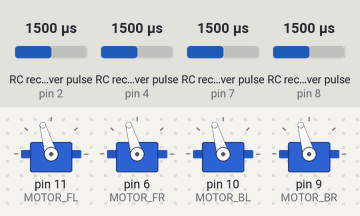
This sketch was run on a simulated Arduino Uno, built with avr-gcc and run on an emulated ATmega328P. Shown: 4 × servo. Wiring (inferred from the names in the program): 4 × RC receiver channel: data pin 2 / data pin 4 / data pin 7 / data pin 8. The test bench sets the inputs (shaded band); at power-on: RC receiver pulse (sensors on pin 2, pin 4, pin 8, pin 7) 1500 µs. What the sketch prints to the serial monitor is not drawn.

Above: at 1.27 s.
1.3 s: RC receiver pulse (sensor on pin 2) set to 1980 µs
At 2.5 s:
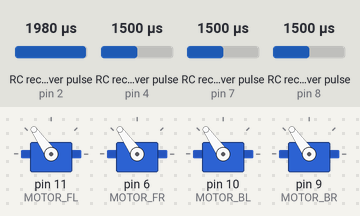
2.8 s: RC receiver pulse (sensor on pin 4) set to 1020 µs
5.8 s: RC receiver pulse (sensor on pin 8) set to 1020 µs
At 6.47 s:
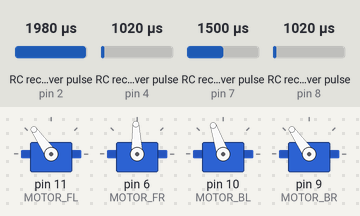
8.8 s: RC receiver pulse (sensor on pin 7) set to 1020 µs
11.8 s: RC receiver pulse (sensor on pin 2) set to 1020 µs
At 12.07 s:
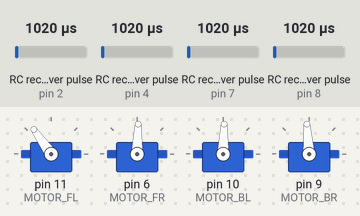
Timing chart, 0 to 15.8 s (numbered marks = the images above; inputs shaded):
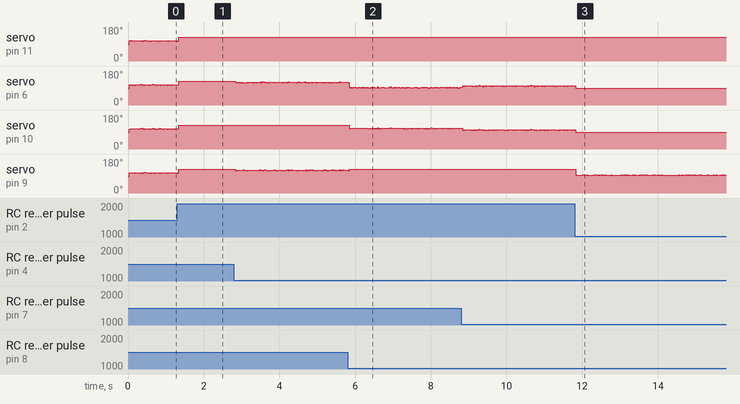

The sketch:

esc_calib.ino
```cpp
#include <PinChangeInt.h>

#include <Servo.h>

// Define RC channels pin numbers
#define RC_THROTTLE      2
#define RC_ROLL          4
#define RC_PITCH         7
#define RC_YAW           8
#define RC_IN_PIN_5     12
#define RC_IN_PIN_6     13

// These bit flags are set in bUpdateFlagsShared to indicate which
// channels have new signals
#define THROTTLE_FLAG   1
#define ROLL_FLAG       2
#define PITCH_FLAG      4
#define YAW_FLAG        8

// Define ESC servo objects
Servo ESC1;
Servo ESC2;
Servo ESC3;
Servo ESC4;

// Define drone motor pin numbers
#define MOTOR_FL        11
#define MOTOR_FR         6
#define MOTOR_BL        10
#define MOTOR_BR         9


// RC Radio min/max for each stick
#define RC_MIN       1100
#define RC_MID       1500
#define RC_MAX       1900
#define ESC_MIN      1450
#define ESC_MAX      1830

// Various global variables
int channels[4];
volatile uint8_t bUpdateFlagsShared;
volatile uint16_t unThrottleInShared, unYawInShared, unPitchInShared, unRollInShared;
uint32_t ulThrottleStart, ulYawStart, ulPitchStart, ulRollStart;
long rcthr, rcyaw, rcpit, rcroll, pwm1, pwm2, pwm3, pwm4;

// simple interrupt service routine
void calcThrottle()
{
  if(digitalRead(RC_THROTTLE) == HIGH)
  {
    ulThrottleStart = micros();
  }
  else
  {
    unThrottleInShared = (uint16_t)(micros() - ulThrottleStart);
    bUpdateFlagsShared |= THROTTLE_FLAG;
  }
}


void calcYaw()
{
  if(digitalRead(RC_YAW) == HIGH)
  {
    ulYawStart = micros();
  }
  else
  {
    unYawInShared = (uint16_t)(micros() - ulYawStart);
    bUpdateFlagsShared |= YAW_FLAG;
  }
}

void calcPitch()
{
  if(digitalRead(RC_PITCH) == HIGH)
  {
    ulPitchStart = micros();
  }
  else
  {
    unPitchInShared = (uint16_t)(micros() - ulPitchStart);
    bUpdateFlagsShared |= PITCH_FLAG;
  }
}


void calcRoll()
{
  if(digitalRead(RC_ROLL) == HIGH)
  {
    ulRollStart = micros();
  }
  else
  {
    unRollInShared = (uint16_t)(micros() - ulRollStart);
    bUpdateFlagsShared |= ROLL_FLAG;
  }
}


void readRC(int channels[]) {
   // local copy of channel inputs
   static uint16_t unThrottleIn, unYawIn, unPitchIn, unRollIn;

   // local copy of update flags
   static uint8_t bUpdateFlags;

   // check shared update flags to see if any channels have a new signal
   if(bUpdateFlagsShared)
   {
     noInterrupts(); // turn interrupts off quickly while we take local copies of the shared variables

     // take a local copy of which channels were updated in case we need to use this in the rest of loop
     bUpdateFlags = bUpdateFlagsShared;

     if(bUpdateFlags & THROTTLE_FLAG)
     {
       unThrottleIn = unThrottleInShared;
     }

     if(bUpdateFlags & ROLL_FLAG)
     {
       unRollIn = unRollInShared;
     }

     if(bUpdateFlags & PITCH_FLAG)
     {
       unPitchIn = unPitchInShared;
     }

     if(bUpdateFlags & YAW_FLAG)
     {
       unYawIn = unYawInShared;
     }

     bUpdateFlagsShared = 0;

     interrupts();
   }

   if(bUpdateFlags & THROTTLE_FLAG)
   {
     channels[0] = unThrottleIn;
   }

   if(bUpdateFlags & ROLL_FLAG)
   {
     channels[1] = unRollIn;
   }

   if(bUpdateFlags & PITCH_FLAG)
   {
     channels[2] = unPitchIn;

   }

   if(bUpdateFlags & YAW_FLAG)
   {
     channels[3] =  unYawIn;
   }

   bUpdateFlags = 0;
}


void setup()
{
  Serial.begin(115200);

  PCintPort::attachInterrupt(RC_THROTTLE,calcThrottle,CHANGE);
  PCintPort::attachInterrupt(RC_ROLL,calcRoll,CHANGE);
  PCintPort::attachInterrupt(RC_PITCH,calcPitch,CHANGE);
  PCintPort::attachInterrupt(RC_YAW,calcYaw,CHANGE);

  ESC1.attach(MOTOR_FL);
  ESC2.attach(MOTOR_FR);
  ESC3.attach(MOTOR_BL);
  ESC4.attach(MOTOR_BR);

  // Set RC channel value to "rest"
  channels[0] = RC_MIN;
  channels[1] = RC_MID;
  channels[2] = RC_MID;
  channels[3] = RC_MID;

  delay(10);

}

void loop()
{
  readRC(channels);

  if (channels[1] == 0 & channels[2] == 0 & channels[3] == 0) {
    channels[0] = RC_MIN;
    channels[1] = RC_MID;
    channels[2] = RC_MID;
    channels[3] = RC_MID;
  }

  rcthr = channels[0];
  rcroll = map(channels[1], RC_MIN, RC_MAX, -150, 150);
  rcpit = map(channels[2], RC_MIN, RC_MAX, -150, 150);
  rcyaw = map(channels[3], RC_MIN, RC_MAX, -500, 500);

  Serial.println("RC constrained values:");
  Serial.println(rcthr);
  Serial.println(rcroll);
  Serial.println(rcpit);
  Serial.println(rcyaw);

  Serial.println("Motor values:");
  Serial.println(rcthr - rcroll - rcpit - rcyaw);
  Serial.println(rcthr + rcroll - rcpit + rcyaw);
  Serial.println(rcthr - rcroll + rcpit + rcyaw);
  Serial.println(rcthr + rcroll + rcpit - rcyaw);

  pwm1 = constrain(rcthr - rcroll - rcpit - rcyaw, RC_MIN, RC_MAX);
  pwm2 = constrain(rcthr + rcroll - rcpit + rcyaw, RC_MIN, RC_MAX);
  pwm3 = constrain(rcthr - rcroll + rcpit + rcyaw, RC_MIN, RC_MAX);
  pwm4 = constrain(rcthr + rcroll + rcpit - rcyaw, RC_MIN, RC_MAX);

  pwm1 = map(pwm1, RC_MIN, RC_MAX, ESC_MIN, ESC_MAX);
  pwm2 = map(pwm2, RC_MIN, RC_MAX, ESC_MIN, ESC_MAX);
  pwm3 = map(pwm3, RC_MIN, RC_MAX, ESC_MIN, ESC_MAX);
  pwm4 = map(pwm4, RC_MIN, RC_MAX, ESC_MIN, ESC_MAX);

  Serial.println("ESC pwm values:");
  Serial.println(pwm1);
  Serial.println(pwm2);
  Serial.println(pwm3);
  Serial.println(pwm4);

  ESC1.writeMicroseconds(pwm1);
  ESC2.writeMicroseconds(pwm2);
  ESC3.writeMicroseconds(pwm3);
  ESC4.writeMicroseconds(pwm4);
}
```
